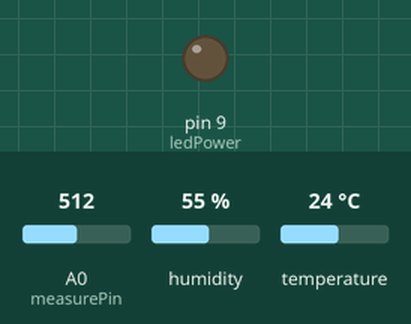
The sketch below on a simulated Arduino Uno, built for the host (arithmetic inside an expression is 32-bit, double 64-bit). Shown: output pins drawn as LEDs (lit = HIGH). Inputs (shaded band) come from the test bench; at power-on: A0 (measurePin) = 512, humidity 55 %, temperature 24 °C. WiFi joins after 1.5 s; servers stay silent unless stated; uploads are accepted with an empty reply.

Above: at 0.0 s.
At 2.6 s:
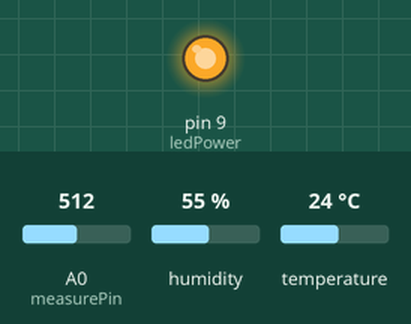
Timing chart, 0 to 42.5 s (numbered marks = the images above):
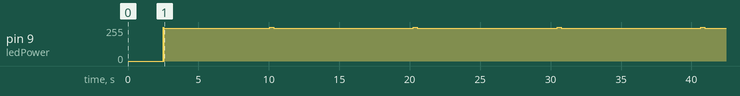

The sketch:

xivelyTempLogger.ino
```cpp
/*
  Xively sensor client with Strings

 This sketch connects an analog sensor to Xively (http://www.xively.com)
 using a Wiznet Ethernet shield. You can use the Arduino Ethernet shield, or
 the Adafruit Ethernet shield, either one will work, as long as it's got
 a Wiznet Ethernet module on board.

 This example has been updated to use version 2.0 of the xively.com API.
 To make it work, create a feed with two datastreams, and give them the IDs
 sensor1 and sensor2. Or change the code below to match your feed.

 This example uses the String library, which is part of the Arduino core from
 version 0019.

 DHT Sensor Library
 https://github.com/adafruit/DHT-sensor-library

 Circuit:
 * Analog sensor attached to analog in 0
 * Ethernet shield attached to pins 10, 11, 12, 13

 created 15 March 2010
 modified 9 Apr 2012
 by Tom Igoe with input from Usman Haque and Joe Saavedra
 modified 8 September 2012
 by Scott Fitzgerald
 modified 2 Jan 2014
 by Dana Sniezko

 http://arduino.cc/en/Tutorial/XivelyClientString
 This code is in the public domain.

 */

int measurePin = 0;
int ledPower = 9;

int samplingTime = 280;
int deltaTime = 40;
int sleepTime = 9680;

float voMeasured = 0;
float calcVoltage = 0;
 char test[20];

#include "DHT.h"

#include <SPI.h>
#include <Ethernet.h>
#include<stdlib.h>

#define DHTPIN 2     // what pin we're connected to
#define DHTTYPE DHT22   // DHT 22  (AM2302)

#define APIKEY         "xxxxxxx" // replace your Xively api key here
#define FEEDID         111111111 // replace your feed ID
#define USERAGENT      "My Temperature Sensor 001" // user agent is the project name

DHT dht(DHTPIN, DHTTYPE);

// assign a MAC address for the ethernet controller.
// fill in your address here:
  byte mac[] = { 0xDE, 0xAD, 0xBE, 0xEF, 0xFE, 0xED};

// fill in an available IP address on your network here,
// for manual configuration:
IPAddress ip(10,0,1,111);

// initialize the library instance:
EthernetClient client;

// if you don't want to use DNS (and reduce your sketch size)
// use the numeric IP instead of the name for the server:
char server[] = "api.xively.com";   // name address for xively API

unsigned long lastConnectionTime = 0;          // last time you connected to the server, in milliseconds
boolean lastConnected = false;                 // state of the connection last time through the main loop
const unsigned long postingInterval = 10*1000;  //delay between updates to xively.com

void setup() {
    pinMode(ledPower,OUTPUT);

 // Open serial communications and wait for port to open:
  //Serial.begin(9600);
  while (!Serial) {
    ; // wait for serial port to connect. Needed for Leonardo only
  }


  // give the ethernet module time to boot up:
  delay(1000);
  // start the Ethernet connection:
  if (Ethernet.begin(mac) == 0) {
    //Serial.println("Failed to configure Ethernet using DHCP");
    // DHCP failed, so use a fixed IP address:
    Ethernet.begin(mac, ip);
  }
}

void loop() {
   String dataString = "";

   // read floats from your analog sensors:
   float hum = dht.readHumidity();
   float t = dht.readTemperature();
   float dust = measureDust();

  // convert the data to a String to send it:
  dataString +="humidity,";
  dataString += dtostrf(hum,3,2,test);

  // you can append multiple readings to this String if your
  // xively feed is set up to handle multiple values:
  // temperature
  dataString += "\r\ntemp,";
  dataString += dtostrf(t,3,2,test);
  // temperature in F
  dataString += "\r\ntempF,";
  dataString += dtostrf((t*1.8)+32,3,2,test);
  // particle count
  dataString += "\r\nparticle,";
  dataString += dtostrf(dust,3,2,test);

  //Serial.println(dataString);

  // if there's incoming data from the net connection.
  // send it out the serial port.  This is for debugging
  // purposes only:
  if (client.available()) {
    char c = client.read();
    //Serial.print(c);
  }

  // if there's no net connection, but there was one last time
  // through the loop, then stop the client:
  if (!client.connected() && lastConnected) {
   // Serial.println();
    //Serial.println("disconnecting.");
    client.stop();
  }

  // if you're not connected, and ten seconds have passed since
  // your last connection, then connect again and send data:
  if(!client.connected() && (millis() - lastConnectionTime > postingInterval)) {
    sendData(dataString);
  }
  // store the state of the connection for next time through
  // the loop:
  lastConnected = client.connected();
}

// this method makes a HTTP connection to the server:
void sendData(String thisData) {
  // if there's a successful connection:
  if (client.connect(server, 80)) {
   // Serial.println("connecting...");
    // send the HTTP PUT request:
    client.print("PUT /v2/feeds/");
    client.print(FEEDID);
    client.println(".csv HTTP/1.1");
    client.println("Host: api.xively.com");
    client.print("X-ApiKey: ");
    client.println(APIKEY);
    client.print("User-Agent: ");
    client.println(USERAGENT);
    client.print("Content-Length: ");
    client.println(thisData.length());

    // last pieces of the HTTP PUT request:
    client.println("Content-Type: text/csv");
    client.println("Connection: close");
    client.println();

    // here's the actual content of the PUT request:
    client.println(thisData);
  }
  else {
    // if you couldn't make a connection:
    //Serial.println("connection failed");
    //Serial.println();
    //Serial.println("disconnecting.");
    client.stop();
  }
  // note the time that the connection was made or attempted:
  lastConnectionTime = millis();
}

float measureDust () {
  float dustDensity = 0;
  digitalWrite(ledPower,LOW); // power on the LED
  delayMicroseconds(samplingTime);

  voMeasured = analogRead(measurePin); // read the dust value

  delayMicroseconds(deltaTime);
  digitalWrite(ledPower,HIGH); // turn the LED off
  delayMicroseconds(sleepTime);

  // 0 - 5V mapped to 0 - 1023 integer values
  // recover voltage
  calcVoltage = voMeasured * (5.0 / 1024);

  // Airquality linear equation from http://www.howmuchsnow.com/arduino/airquality/
  // Chris Nafis (c) 2012
  dustDensity = 0.17 * calcVoltage - 0.1;
  return dustDensity;
}
```
